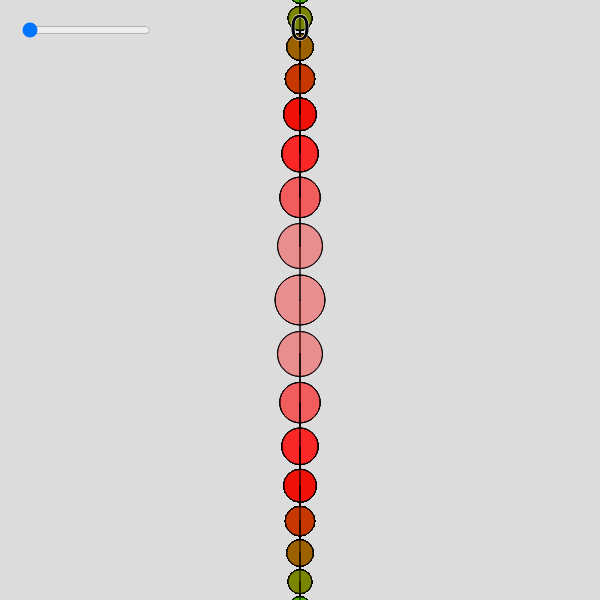
Frame 1 (no input)
Frame 60 (no input): identical to frame 1, image omitted
Frame 120 (the mouse pressed at the canvas centre since frame 60): identical to frame 1, image omitted

The p5.js sketch that drew this single still picture (run headless with seeded random() and noise() and a simulated clock; from frame 60 on, the mouse is pressed at the canvas centre):

// p5.js sketch
// ── sketch.js
let slider

function setup() {
  createCanvas(600, 600)
  rectMode(CENTER)
  angleMode(DEGREES)
  textSize(36)
  textAlign(CENTER, CENTER)

  slider = createSlider(0, 200, 0) // min, max, default value.
  slider.position(20, 20)
}

function element(depth) {
  stroke(0)
  fill(depth * 40, 255 - depth * 40, 0, 50)
  circle(0, 0, 50)

  if (depth > 1) {          //  RECURSE!
    push()
    rotate(slider.value())
    scale(0.9)
    line(0, 0, 0, 60)
    translate(0, 60)
    element(depth - 1)
    pop()

    push()
    rotate(-slider.value())
    scale(0.9)
    line(0, 0, 0, 60)
    translate(0, 60)
    element(depth - 1)
    pop()
  }
}

function draw() {
  background(220)

  push()
  translate(width / 2, height / 2)
  element(10)
  rotate(180)
  element(10)
  pop()

  stroke(255)
  fill(0)
  text(slider.value(), width / 2, 30)
}
